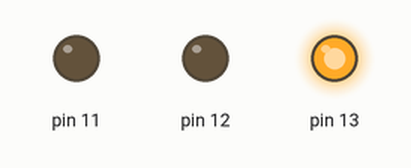
Simulated run of this sketch. Board: Arduino Uno, built with avr-gcc and run on an emulated ATmega328P. On the bench: output pins drawn as LEDs (lit = HIGH).

Above: at 0.2 s.
At 1.2 s:
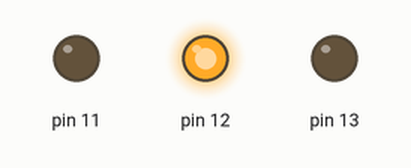
At 1.7 s:
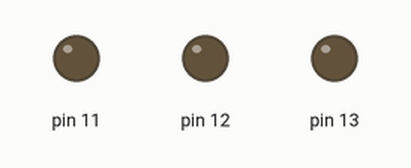
At 4.7 s:
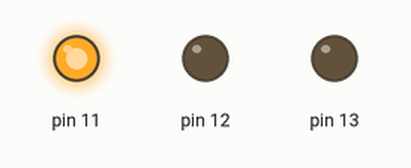
Timing chart, 0 to 5.8 s (numbered marks = the images above):
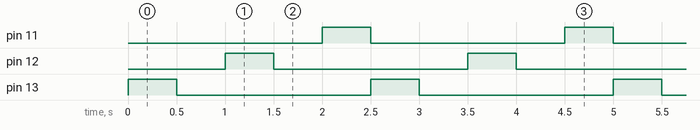

Measured:
- by itself, pin 11–13: alternates HIGH for 0.50 s and LOW for 2.0 s
- by itself, everything shown: repeats every 2.5 s, in 6 steps

The sketch:

fabulous_juttuli1.ino
```cpp
// C++ code
//
void setup()
{
  pinMode(13, OUTPUT);
  pinMode(12, OUTPUT);
  pinMode(11, OUTPUT);
}

void loop()
{
  digitalWrite(13, HIGH);
  delay(500); // Wait for 500 millisecond(s)
  digitalWrite(13, LOW);
  delay(500); // Wait for 500 millisecond(s)
  digitalWrite(12, HIGH);
  delay(500); // Wait for 500 millisecond(s)
  digitalWrite(12, LOW);
  delay(500); // Wait for 500 millisecond(s)
  digitalWrite(11, HIGH);
  delay(500); // Wait for 500 millisecond(s)
  digitalWrite(11, LOW);
}
```
